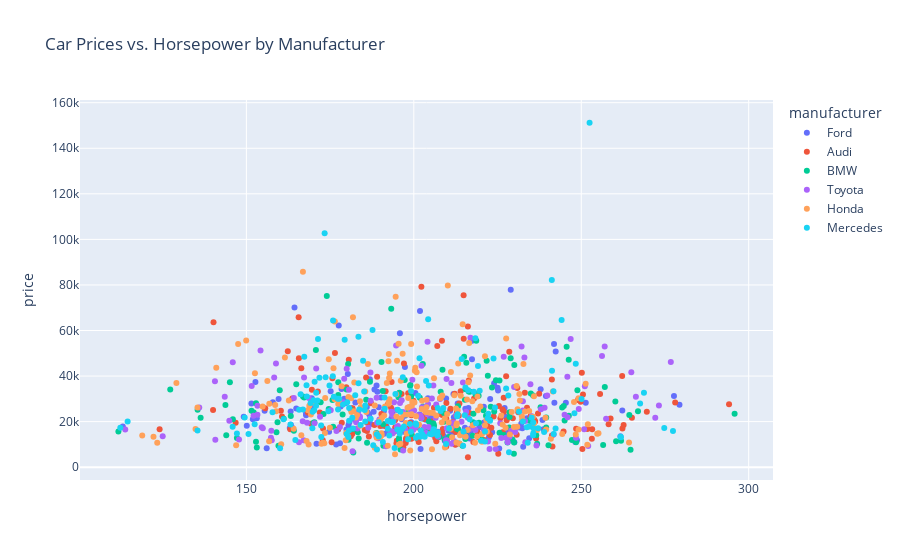

Source (notebook cell):
### Markdown cell above
### Interactive Scatter Plot
Let's create an interactive scatter plot of horsepower vs. price, colored by manufacturer:

### Code cell
fig = px.scatter(df, x='horsepower', y='price', color='manufacturer',
                 hover_data=['mpg', 'age'],
                 title='Car Prices vs. Horsepower by Manufacturer')

fig.show()

### Figure 1 — Plotly figure (JSON) as saved in the notebook; plotly's stock layout.template omitted (floating-point values rounded to 4 significant figures; data arrays with more than 128 entries replaced by an {"elided": "..."} marker saying what was removed)
{"data": [{"customdata": {"elided": "142x2 float values"}, "hovertemplate": "manufacturer=Ford<br>horsepower=%{x}<br>price=%{y}<br>mpg=%{customdata[0]}<br>age=%{customdata[1]}<extra></extra>", "legendgroup": "Ford", "marker": {"color": "#636efa", "symbol": "circle"}, "mode": "markers", "name": "Ford", "orientation": "v", "showlegend": true, "type": "scatter", "x": {"elided": "142 float values"}, "xaxis": "x", "y": {"elided": "142 float values"}, "yaxis": "y"}, {"customdata": {"elided": "169x2 float values"}, "hovertemplate": "manufacturer=Audi<br>horsepower=%{x}<br>price=%{y}<br>mpg=%{customdata[0]}<br>age=%{customdata[1]}<extra></extra>", "legendgroup": "Audi", "marker": {"color": "#EF553B", "symbol": "circle"}, "mode": "markers", "name": "Audi", "orientation": "v", "showlegend": true, "type": "scatter", "x": {"elided": "169 float values"}, "xaxis": "x", "y": {"elided": "169 float values"}, "yaxis": "y"}, {"customdata": {"elided": "160x2 float values"}, "hovertemplate": "manufacturer=BMW<br>horsepower=%{x}<br>price=%{y}<br>mpg=%{customdata[0]}<br>age=%{customdata[1]}<extra></extra>", "legendgroup": "BMW", "marker": {"color": "#00cc96", "symbol": "circle"}, "mode": "markers", "name": "BMW", "orientation": "v", "showlegend": true, "type": "scatter", "x": {"elided": "160 float values"}, "xaxis": "x", "y": {"elided": "160 float values"}, "yaxis": "y"}, {"customdata": {"elided": "161x2 float values"}, "hovertemplate": "manufacturer=Toyota<br>horsepower=%{x}<br>price=%{y}<br>mpg=%{customdata[0]}<br>age=%{customdata[1]}<extra></extra>", "legendgroup": "Toyota", "marker": {"color": "#ab63fa", "symbol": "circle"}, "mode": "markers", "name": "Toyota", "orientation": "v", "showlegend": true, "type": "scatter", "x": {"elided": "161 float values"}, "xaxis": "x", "y": {"elided": "161 float values"}, "yaxis": "y"}, {"customdata": {"elided": "201x2 float values"}, "hovertemplate": "manufacturer=Honda<br>horsepower=%{x}<br>price=%{y}<br>mpg=%{customdata[0]}<br>age=%{customdata[1]}<extra></extra>", "legendgroup": "Honda", "marker": {"color": "#FFA15A", "symbol": "circle"}, "mode": "markers", "name": "Honda", "orientation": "v", "showlegend": true, "type": "scatter", "x": {"elided": "201 float values"}, "xaxis": "x", "y": {"elided": "201 float values"}, "yaxis": "y"}, {"customdata": {"elided": "167x2 float values"}, "hovertemplate": "manufacturer=Mercedes<br>horsepower=%{x}<br>price=%{y}<br>mpg=%{customdata[0]}<br>age=%{customdata[1]}<extra></extra>", "legendgroup": "Mercedes", "marker": {"color": "#19d3f3", "symbol": "circle"}, "mode": "markers", "name": "Mercedes", "orientation": "v", "showlegend": true, "type": "scatter", "x": {"elided": "167 float values"}, "xaxis": "x", "y": {"elided": "167 float values"}, "yaxis": "y"}], "layout": {"legend": {"title": {"text": "manufacturer"}, "tracegroupgap": 0}, "title": {"text": "Car Prices vs. Horsepower by Manufacturer"}, "xaxis": {"anchor": "y", "domain": [0, 1], "title": {"text": "horsepower"}}, "yaxis": {"anchor": "x", "domain": [0, 1], "title": {"text": "price"}}}}
